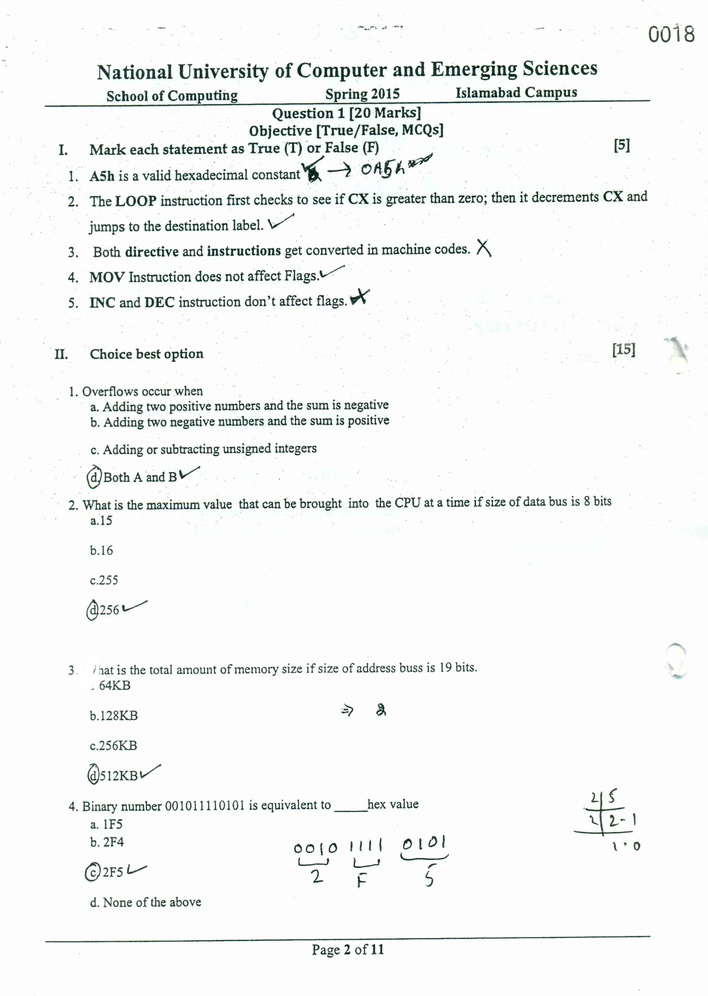
#> input picture img1-small.jpg, 708 x 996 px, shrunk from 2306 x 3243 before the run; the run also reads 1 picture not shown here
$ python paper_check.py   (Python 2 division)   (older library calls are emulated)
#> lines starting #> are read from the running program, lines starting #| are printed output that depends on the picture; after the words box and inside, x2 and y2 are one past the last pixel; in counts of white or black regions, pixels touching at a corner belong together
### buildRefTable.py
import numpy as np
from scipy.ndimage import convolve
from skimage import io
import matplotlib.pyplot as plt


def buildRefTable(img):
    """
    builds the reference table for the given input template image
    :param im: input binary image
    :return:
        table = a reconstructed reference table...
    """
    table = [[0 for x in range(1)] for y in range(90)]  # creating a empty list
    img_center = [img.shape[0]/2, img.shape[1]/2] # r will be calculated corresponding to this point

    # [7 lines left out: function findAngleDistance, not called in this run]

    filter_size = 3
    for x in range(img.shape[0]-(filter_size-1)):
        for y in range(img.shape[1]-(filter_size-1)):
            if (img[x,y]!=0):
                theta, r = findAngleDistance(x,y)
                if (r != 0):
                    	table[np.absolute(theta)].append(r)

    for i in range(len(table)): table[i].pop(0)

    return table

### matchTable.py
#!/usr/bin/env python

__author__ = "Adeel Ahmad"
__email__ = "adeelahmad14@hotmail.com"
__status__ = "Production"

import numpy as np
from scipy.ndimage import convolve
from buildRefTable import buildRefTable
from skimage import io
import matplotlib.pyplot as plt

def matchTable(im, table):
    """
    :param im: input binary image, for searching template
    :param table: table for template
    :return:
        accumulator with searched votes
    """
    # matches the reference table with the given input
    # image for testing generalized Hough Transform
    m, n = im.shape
    acc = np.zeros((m+50,n+50)) # acc array requires some extra space

    def findGradient(x,y):
        if (x != 0):
            return int(np.rad2deg(np.arctan(y/x)))
        else:
            return 0

    for x in range(1,im.shape[0]):
        for y in range(im.shape[1]):

            if im[x,y] != 0: # boundary point
                theta = findGradient(x,y)
                vectors = table[theta]
                for vector in vectors:
                    acc[vector[0]+x, vector[1]+y]+=1
    return acc

### findMaxima.py
#!/usr/bin/env python

__author__ = "Adeel Ahmad"
__email__ = "adeelahmad14@hotmail.com"
__status__ = "Production"

import numpy as np

__author__ = "Adeel Ahmad"
__email__ = "adeelahmad14@hotmail.com"
__status__ = "Production"

def findMaxima(acc):
    """

    :param acc: 	 accumulator array
    :return:
        maxval: maximum value found
        ridx: row index of the maxval
        cidx: column index of the maxval
    """
    ridx,cidx = np.unravel_index(acc.argmax(),acc.shape)

    return [acc[ridx,cidx],ridx,cidx]

### paper_check.py
#!/usr/bin/env python

__author__ = "Adeel Ahmad"
__email__ = "adeelahmad14@hotmail.com"
__status__ = "Production"

from skimage.io import imread, imshow
import matplotlib.pyplot as plt
from buildRefTable import *
from matchTable import *
from findMaxima import *
import numpy as np
from scipy import ndimage as ndi
from skimage import feature
import skimage
from skimage.color import rgb2gray
from scipy.misc import imsave
from skimage.filter import threshold_otsu
from extract_letter import extractLetter
from extract_number import extractNumber
from crop_image import *

def GHT(refim, im):
	table = buildRefTable(refim)
	acc = matchTable(im, table)
	val, ridx, cidx = findMaxima(acc)
	return [ridx,cidx]

def imgBinarize(img, sigma=3):
	img = ndi.gaussian_filter(img, sigma)
	img = rgb2gray(img)
	img = skimage.filter.canny(img, sigma=1)
	return img

def drawBox(refim, im, ridx, cidx, suppress=False):
	# find the half-width and height of template
	hheight = np.floor(refim.shape[0] / 2) + 1
	hwidth = np.floor(refim.shape[1] / 2) + 1
	# find coordinates of the box
	rstart = max(ridx - hheight, 1)
	rend = min(ridx + hheight, im.shape[0] - 1)
	cstart = max(cidx - hwidth, 1)
	cend = min(cidx + hwidth, im.shape[1] - 1)
	# draw the box
	im[rstart:rend, cstart] = 255
	im[rstart:rend, cend] = 255
	im[rstart, cstart:cend] = 255
	im[rend, cstart:cend] = 255
	if (suppress):
		# im[rstart+10:rend-10, cstart+10:cend-10] = 0
		im[rstart:rend, cstart:cend] = 0
	return im

full_images = ['img1-small.jpg','img2-small.jpg','img3-small.jpg','img4-small.jpg']
times_all = [4, 5, 3, 3]
question_no = 1

for img_idx, image in enumerate(full_images):
	# STEP 1: Finding a single circle in whole image
	refim = imgBinarize(imread('circle.jpg'))
	im = imgBinarize(imread(image))
#> call 2 of imgBinarize, with sigma = 3
#> in imgBinarize (call 2), `img = ndi.gaussian_filter(img, sigma)`:
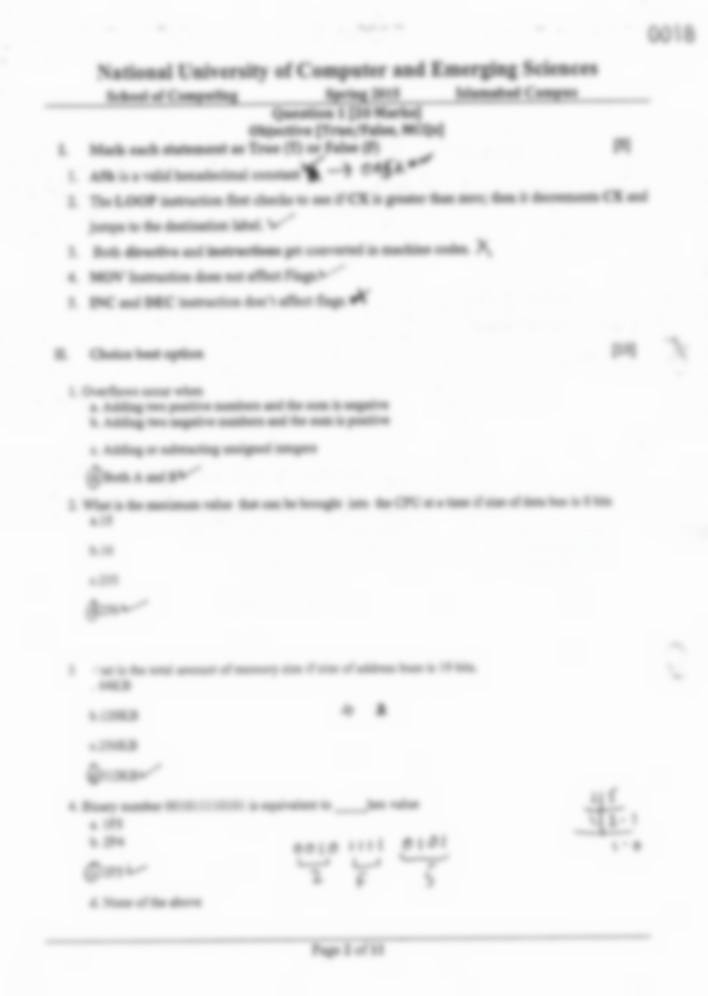
#> img: shape (996, 708, 3); mean R, G, B 243.8, 243.8, 243.8
#> in imgBinarize (call 2), `img = skimage.filter.canny(img, sigma=1)`:
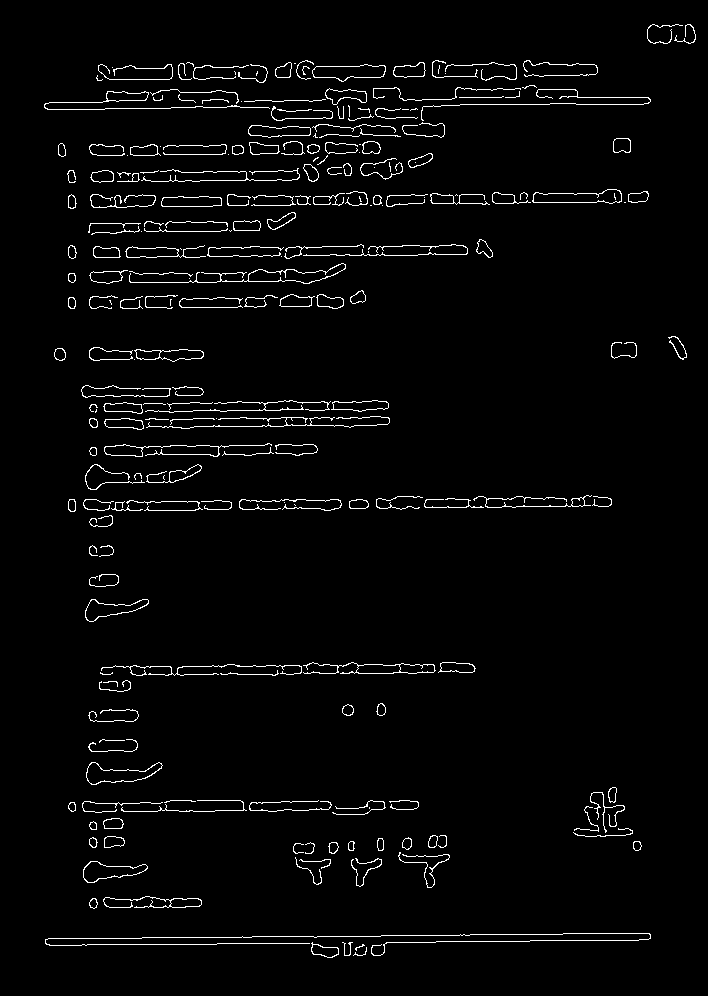
#> img: shape (996, 708) bool; 2.7% white in thin lines or dots, all inside (x1, y1, x2, y2) = (44, 24, 696, 958)
	x, y = GHT(refim, im)
#> in GHT, `table = buildRefTable(refim)`: table = 90 items, first 6: [], [], [], [], [], []
#> after the loop in matchTable, `for x in range(1,im.shape[0]):`: acc: shape (1046, 758) float64; every value is 0
#> in findMaxima, `ridx,cidx = np.unravel_index(acc.argmax(),acc.shape)`: ridx = 0
#> x = 0; y = 0
	orig_image = imread(image)
#> orig_image is the input picture: shape (996, 708, 3); mean R, G, B 244, 245.2, 244.8
	question_col = im[:,y-80:y-10] # column containing all mcq's
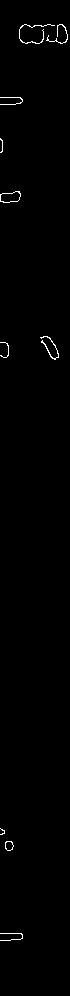
#> question_col: shape (996, 70) bool; 0.7% white in thin lines or dots, all inside (x1, y1, x2, y2) = (0, 24, 68, 941)
	mcq_col = im[:,y-50:y+50] # column containing all mcq's
#> mcq_col = empty array
	original_mcq_col = orig_image[:,y-50:y+50] # column containing all mcq's
#> original_mcq_col = empty array

	# STEP 2: Finding all mcq's in the given image subpart
	refim = imgBinarize(imread('circle.jpg'))
	im = mcq_col
#> im = empty array

	# STEP 3: Sequentially finding all circled mcqs
	idx, times = 0, times_all[img_idx]
	table = buildRefTable(refim)
#> table = 90 items, first 6: [], [], [], [], [], []
	match_coord = [[0 for x in range(1)] for y in range(times)]
#> match_coord = [[0], [0], [0], [0]]
	mcq_loc = []
	mcq_ans = []
	while (times != 0):
		# convolving our reference image on mcq column
		acc = matchTable(im, table)
#> after the loop in matchTable (call 2), `for x in range(1,im.shape[0]):`: acc: shape (1046, 50) float64; every value is 0
		val, ridx, cidx = findMaxima(acc)
#> val = 0; ridx = 0; cidx = 0

		# print ridx, " ", cidx
		# STEP 4: Storing location for matched mcq
		match_coord[idx].append([ridx,cidx])
		mcq_loc.append(ridx)
		# find the half-width and height of template
		hheight = np.floor(refim.shape[0] / 2) + 1
#> hheight = 15
		hwidth = np.floor(refim.shape[1] / 2) + 1
#> hwidth = 10
		# find coordinates of the box
		rstart = max(ridx - hheight, 1)
#> rstart = 1
		rend = min(ridx + hheight, im.shape[0] - 1)
#> rend = 15
		cstart = max(cidx - hwidth, 1)
#> cstart = 1
		cend = min(cidx + hwidth, im.shape[1] - 1)
#> cend = -1

#> (the run stopped early here; a loop or call above may not have finished)
